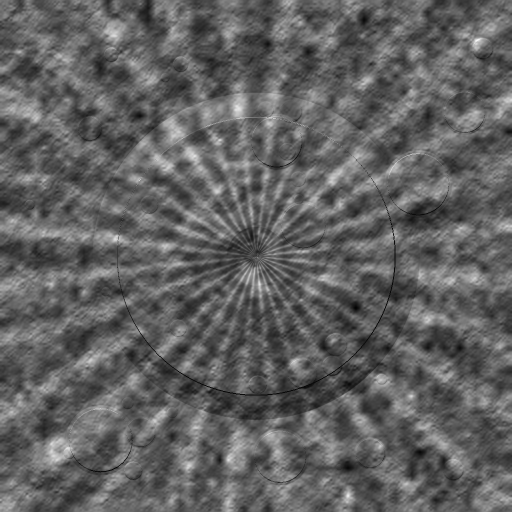
#> input picture 01_DATA/ISRO/Chandrayaan-2/OHRC/scene_tycho_crater_hr.png, 1024 x 1024 px (shown at 1/2 size)
$ python -i trust_layer.py   (imports and definitions only)   (older library calls are emulated)
#> lines starting #> are read from the running program, lines starting #| are printed output that depends on the picture
#> further down, picture is the input picture: shape (1024, 1024); min 0, max 254, mean 97.2
"""
LUNARA: Trust, Uncertainty & Hallucination-Risk Estimation Engine
Computes multi-source uncertainty, photometric shadow consistency, DEM slope alignment,
and generates pixel-level Confidence and Hallucination-Risk maps.
"""

import numpy as np
import cv2
import torch

class TrustLayer:
    def __init__(self, model_lunara=None):
        self.lunara = model_lunara

    # [73 lines left out: functions compute_model_uncertainty, compute_cycle_reconstruction_error, compute_photometric_shadow_consistency, not called in this run]

    def compute_dem_topographic_consistency(self, enhanced_img: np.ndarray, dem: np.ndarray = None) -> np.ndarray:
        """
        Compares enhanced optical image gradients with LOLA / TMC-2 DEM surface slope gradients.
        """
        if dem is None:
            # Synthetic proxy from smoothed optical profile
            dem_proxy = cv2.GaussianBlur(enhanced_img, (31, 31), 10.0).astype(np.float32)
            dem = dem_proxy
        else:
            if dem.shape != enhanced_img.shape:
                dem = cv2.resize(dem, (enhanced_img.shape[1], enhanced_img.shape[0]), interpolation=cv2.INTER_CUBIC)

        dem_dy, dem_dx = np.gradient(dem.astype(np.float32))
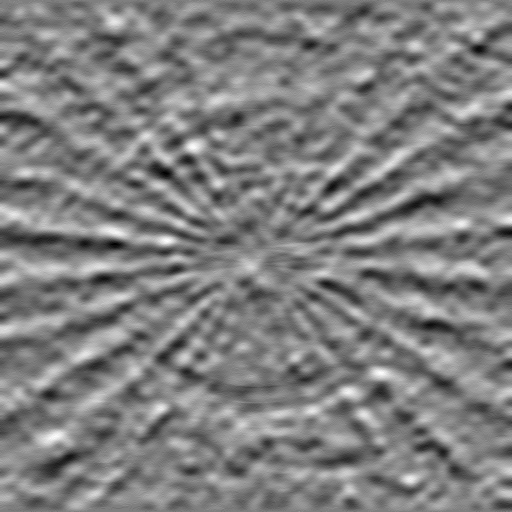
#> dem_dy: shape (1024, 1024) float32 (shown at 1/2 size); min -4.5, max 4.5, mean 0.00322; drawn with min black and max white
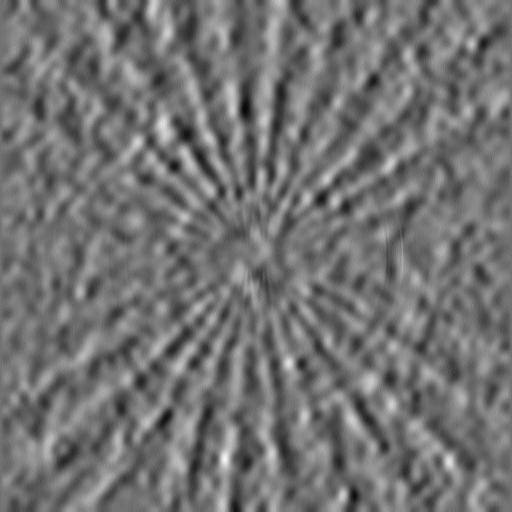
#> dem_dx: shape (1024, 1024) float32 (shown at 1/2 size); min -4.5, max 5.5, mean -0.00131; drawn with min black and max white
        dem_slope = np.sqrt(dem_dx**2 + dem_dy**2)
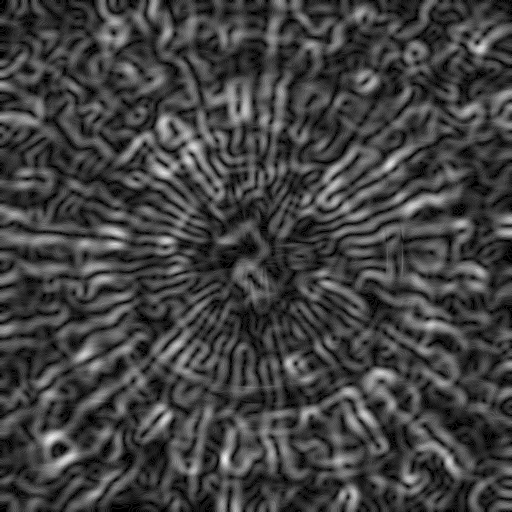
#> dem_slope: shape (1024, 1024) float32 (shown at 1/2 size); min 0, max 5.52, mean 1.4; drawn with min black and max white
        dem_slope_norm = dem_slope / (np.percentile(dem_slope, 95) + 1e-6)

        # Optical intensity gradient
        opt_gy = cv2.Sobel(enhanced_img, cv2.CV_32F, 0, 1, ksize=3)
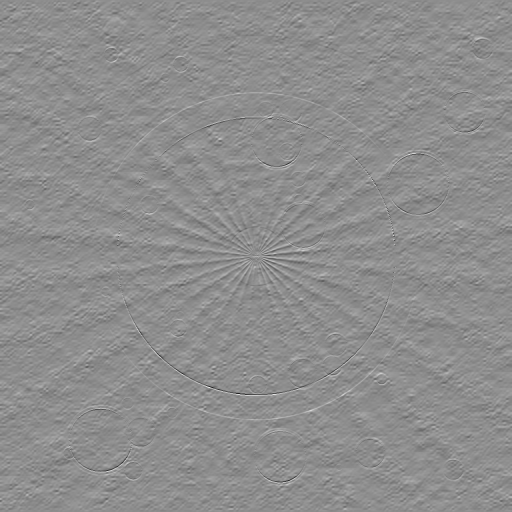
#> opt_gy: shape (1024, 1024) float32 (shown at 1/2 size); min -551, max 439, mean 0; drawn with min black and max white
        opt_gx = cv2.Sobel(enhanced_img, cv2.CV_32F, 1, 0, ksize=3)
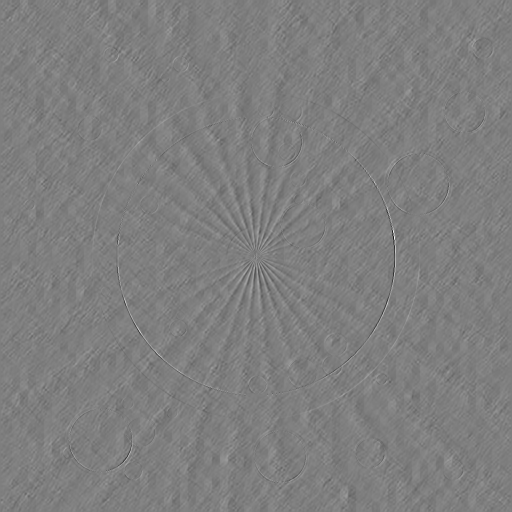
#> opt_gx: shape (1024, 1024) float32 (shown at 1/2 size); min -612, max 617, mean 0; drawn with min black and max white
        opt_grad = np.sqrt(opt_gx**2 + opt_gy**2)
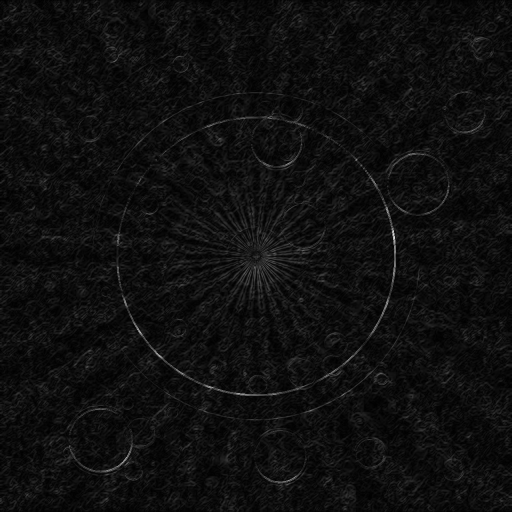
#> opt_grad: shape (1024, 1024) float32 (shown at 1/2 size); min 0, max 677.7, mean 41; drawn with min black and max white
        opt_grad_norm = opt_grad / (np.percentile(opt_grad, 95) + 1e-6)

        # Correlation between elevation slope and optical contrast
        correlation = 1.0 - np.clip(np.abs(dem_slope_norm - opt_grad_norm), 0.0, 1.0)
        # Smooth spatial consistency
        consistency = cv2.GaussianBlur(correlation, (15, 15), 3.0)
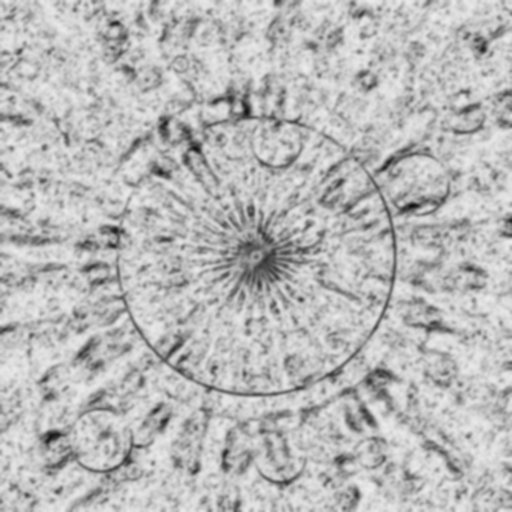
#> consistency: shape (1024, 1024) float32 (shown at 1/2 size); min 0.0587, max 0.927, mean 0.727
        return np.clip(consistency, 0.0, 1.0).astype(np.float32)

    # [72 lines left out: function analyze, not called in this run]

>>> import cv2
>>> picture = cv2.imread('../../01_DATA/ISRO/Chandrayaan-2/OHRC/scene_tycho_crater_hr.png', cv2.IMREAD_GRAYSCALE)
>>> result = TrustLayer().compute_dem_topographic_consistency(picture)
